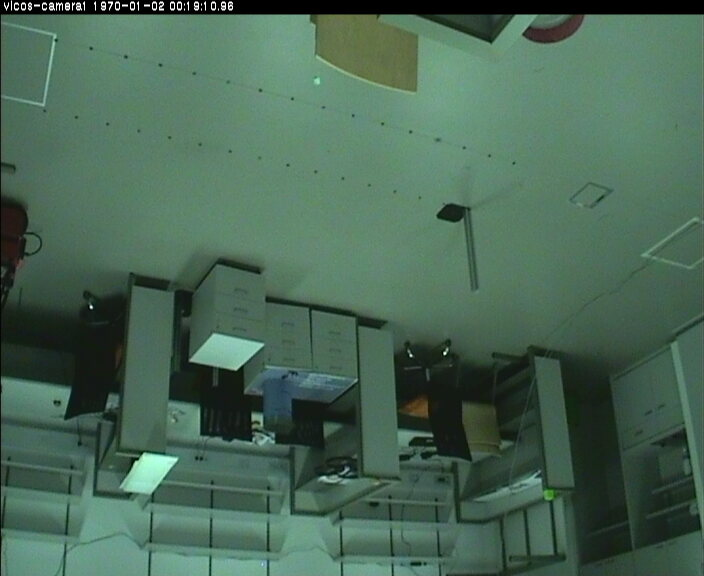
#> input picture Python/camera2.jpg, 704 x 576 px
$ python undistort.py
#> lines starting #> are read from the running program, lines starting #| are printed output that depends on the picture
import numpy as np
import cv2

img = cv2.imread("camera2.jpg")
#> img is the input picture: shape (576, 704, 3); mean B, G, R 85.6, 103.7, 73.5
mat = np.array([[730.779, 0, 363.7627],
				[0, 802.7942, 261.6723],
				[0, 0, 1]]);

coef = np.array([-0.2939, 0.1639, 0, 0])

dst = cv2.undistort(img, mat, coef)
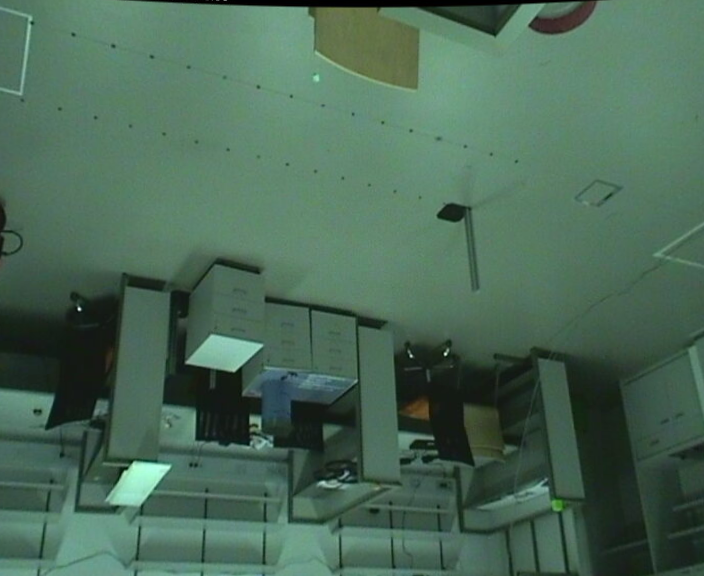
#> dst: shape (576, 704, 3); mean B, G, R 86.8, 105.4, 74.6
cv2.imwrite("out.jpg", dst)
